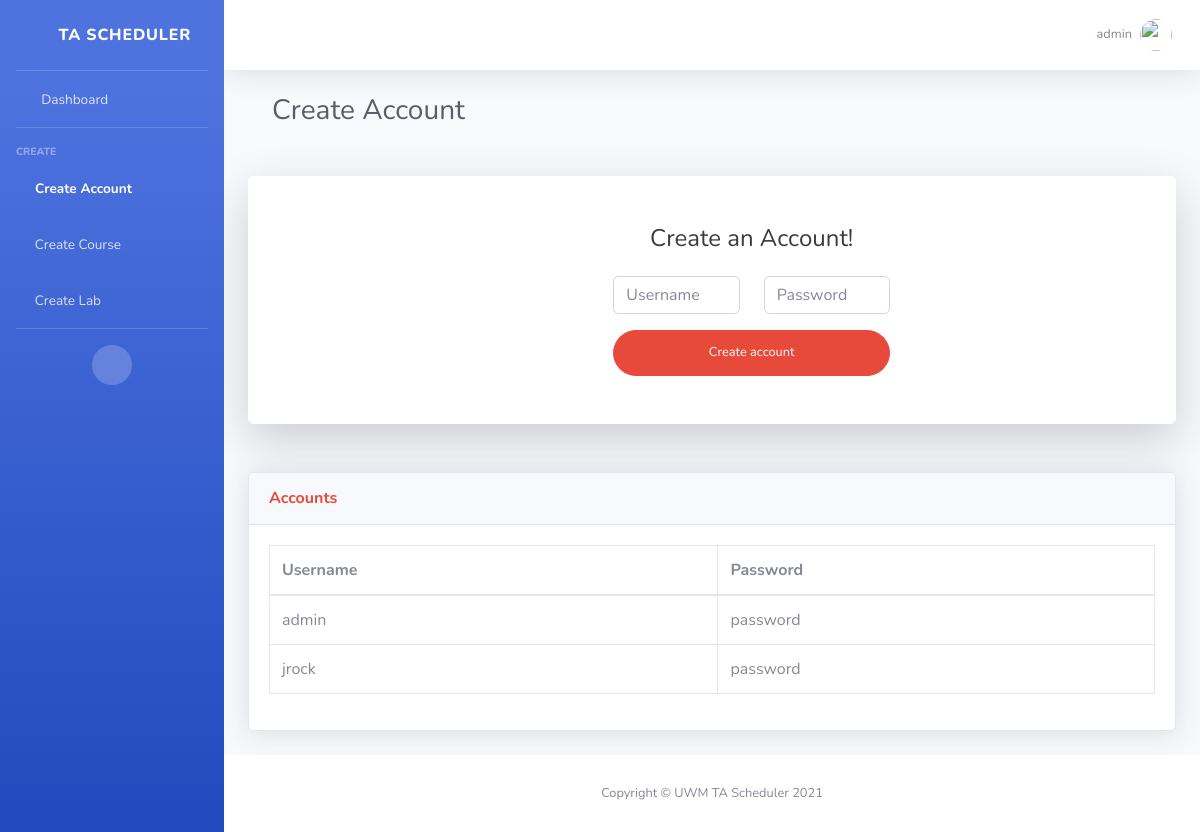
Page /create-account/ (signed in) on the earlier database version.
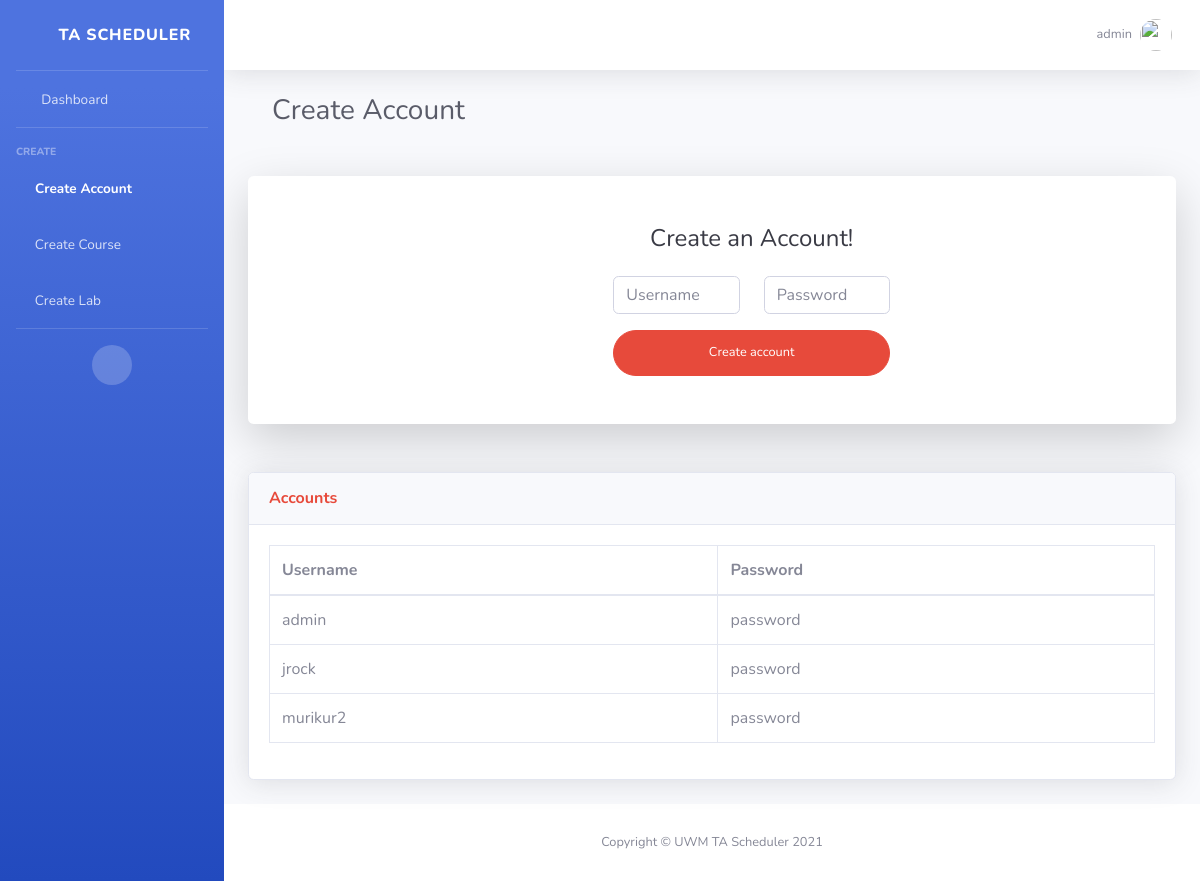
Same page on the later database version.
### TA_Scheduler/models.py (models this page shows)
class myAccount(models.Model):
    userName = models.CharField(max_length=40)
    password = models.CharField(max_length=40)

### TA_Scheduler/views.py (the view, shortened to what this page needs)
# urls.py: path('create-account/', CreateAccount.as_view()),
class CreateAccount(View):
    def get(self,request):
        userName = request.session["userName"]
        account_list = list(myAccount.objects.values_list("userName", "password"))
        return render(request,"create-account.html",{"account_list":account_list, "userName":userName, "errorMessage":""})

### templates/create-account.html (shortened to what the changed rows need)
{% load static %}
<!DOCTYPE html>
<html lang="en">
<head>
    <link href="{% static '/vendor/fontawesome-free/css/all.min.css' %}" rel="stylesheet" type="text/css">
    <link href="{% static '/css/sb-admin-2.min.css' %}" rel="stylesheet">
    <link href="{% static '/vendor/datatables/dataTables.bootstrap4.min.css' %}" rel="stylesheet">
</head>
<body id="page-top">
<div id="wrapper">
    <div id="content-wrapper" class="d-flex flex-column">
        <div id="content">
            <nav class="navbar navbar-expand navbar-light bg-white topbar mb-4 static-top shadow">
                <ul class="navbar-nav ml-auto">
                    <li class="nav-item dropdown no-arrow">
                        <a class="nav-link dropdown-toggle" href="#" id="userDropdown" role="button"
                           data-toggle="dropdown" aria-haspopup="true" aria-expanded="false">
                            <span class="mr-2 d-none d-lg-inline text-gray-600 small">{{ userName }}</span>
                            <img class="img-profile rounded-circle"
                                 src="{% static '/img/undraw_profile.svg' %}">
                        </a>
                    </li>
                </ul>
            </nav>
            <div class="container-fluid">
                <div class="container-fluid">
                    <h1 class="h3 mb-4 text-gray-800">Create Account</h1>
                </div>
                <div class="card o-hidden border-0 shadow-lg my-5">
                    <div class="card-body p-0">
                        <div class="row">
                            <div class="col-lg-5">
                                <div class="p-5">
                                    <div class="text-center">
                                        <h1 class="h4 text-gray-900 mb-4">Create an Account!</h1>
                                    </div>
                                </div>
                            </div>
                        </div>
                    </div>
                </div>
                <div class="card shadow mb-4">
                    <div class="card-body">
                        <div class="table-responsive">
                            <table class="table table-bordered" id="accountData" width="100%" cellspacing="0">
                                <thead>
                                <tr>
                                    <th>Username</th>
                                    <th>Password</th>
                                </tr>
                                </thead>
                                <tbody>
                                {% for i in account_list %}
                                    <tr>
                                        <td>{{ i.0 }}</td>
                                        <td>{{ i.1 }}</td>
                                    </tr>
                                {% endfor %}
                                </tbody>
                            </table>
                        </div>
                    </div>
                </div>
            </div>
        </div>
    </div>
</div>
</body>
</html>

Differences in the rows shown:
added myAccount: userName "murikur2", password "password"
